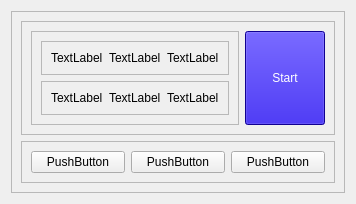
                  <widget class="QWidget" name="main_page">
                   <layout class="QGridLayout" name="gridLayout_9">
                    <item row="0" column="0">
                     <widget class="QFrame" name="frame_19">
                      <property name="frameShape">
                       <enum>QFrame::StyledPanel</enum>
                      </property>
                      <property name="frameShadow">
                       <enum>QFrame::Raised</enum>
                      </property>
                      <layout class="QVBoxLayout" name="verticalLayout_7">
                       <item>
                        <widget class="QFrame" name="frame_23">
                         <property name="frameShape">
                          <enum>QFrame::StyledPanel</enum>
                         </property>
                         <property name="frameShadow">
                          <enum>QFrame::Raised</enum>
                         </property>
                         <layout class="QHBoxLayout" name="horizontalLayout_12">
                          <item>
                           <widget class="QFrame" name="frame_20">
                            <property name="frameShape">
                             <enum>QFrame::StyledPanel</enum>
                            </property>
                            <property name="frameShadow">
                             <enum>QFrame::Raised</enum>
                            </property>
                            <layout class="QVBoxLayout" name="verticalLayout_6">
                             <item>
                              <widget class="QFrame" name="frame_21">
                               <property name="frameShape">
                                <enum>QFrame::StyledPanel</enum>
                               </property>
                               <property name="frameShadow">
                                <enum>QFrame::Raised</enum>
                               </property>
                               <layout class="QHBoxLayout" name="horizontalLayout">
                                <item>
                                 <widget class="QLabel" name="day_icon">
                                  <property name="text">
                                   <string>TextLabel</string>
                                  </property>
                                 </widget>
                                </item>
                                <item>
                                 <widget class="QLabel" name="count_icon">
                                  <property name="text">
                                   <string>TextLabel</string>
                                  </property>
                                 </widget>
                                </item>
                                <item>
                                 <widget class="QLabel" name="time_icon">
                                  <property name="text">
                                   <string>TextLabel</string>
                                  </property>
                                 </widget>
                                </item>
                               </layout>
                              </widget>
                             </item>
                             <item>
                              <widget class="QFrame" name="frame_22">
                               <property name="frameShape">
                                <enum>QFrame::StyledPanel</enum>
                               </property>
                               <property name="frameShadow">
                                <enum>QFrame::Raised</enum>
                               </property>
                               <layout class="QHBoxLayout" name="horizontalLayout_11">
                                <item>
                                 <widget class="QLabel" name="lb_days">
                                  <property name="text">
                                   <string>TextLabel</string>
                                  </property>
                                 </widget>
                                </item>
                                <item>
                                 <widget class="QLabel" name="lb_count">
                                  <property name="text">
                                   <string>TextLabel</string>
                                  </property>
                                 </widget>
                                </item>
                                <item>
                                 <widget class="QLabel" name="lb_time">
                                  <property name="text">
                                   <string>TextLabel</string>
                                  </property>
                                 </widget>
                                </item>
                               </layout>
                              </widget>
                             </item>
                            </layout>
                           </widget>
                          </item>
                          <item>
                           <widget class="QPushButton" name="btn_start">
                            <property name="sizePolicy">
                             <sizepolicy hsizetype="Minimum" vsizetype="Minimum">
                              <horstretch>0</horstretch>
                              <verstretch>0</verstretch>
                             </sizepolicy>
                            </property>
                            <property name="styleSheet">
                             <string notr="true">background-color: rgb(23, 0, 203);
color: white;</string>
                            </property>
                            <property name="text">
                             <string>Start</string>
                            </property>
                           </widget>
                          </item>
                         </layout>
                        </widget>
                       </item>
                       <item>
                        <widget class="QFrame" name="frame_24">
                         <property name="frameShape">
                          <enum>QFrame::StyledPanel</enum>
                         </property>
                         <property name="frameShadow">
                          <enum>QFrame::Raised</enum>
                         </property>
                         <layout class="QHBoxLayout" name="horizontalLayout_13">
                          <item>
                           <widget class="QPushButton" name="btn_gauge">
                            <property name="sizePolicy">
                             <sizepolicy hsizetype="Minimum" vsizetype="Minimum">
                              <horstretch>0</horstretch>
                              <verstretch>0</verstretch>
                             </sizepolicy>
                            </property>
                            <property name="text">
                             <string>PushButton</string>
                            </property>
                           </widget>
                          </item>
                          <item>
                           <widget class="QPushButton" name="btn_calendar">
                            <property name="sizePolicy">
                             <sizepolicy hsizetype="Minimum" vsizetype="Minimum">
                              <horstretch>0</horstretch>
                              <verstretch>0</verstretch>
                             </sizepolicy>
                            </property>
                            <property name="text">
                             <string>PushButton</string>
                            </property>
                           </widget>
                          </item>
                          <item>
                           <widget class="QPushButton" name="btn_lastWorkout">
                            <property name="sizePolicy">
                             <sizepolicy hsizetype="Minimum" vsizetype="Minimum">
                              <horstretch>0</horstretch>
                              <verstretch>0</verstretch>
                             </sizepolicy>
                            </property>
                            <property name="text">
                             <string>PushButton</string>
                            </property>
                           </widget>
                          </item>
                         </layout>
                        </widget>
                       </item>
                      </layout>
                     </widget>
                    </item>
                   </layout>
                  </widget>
